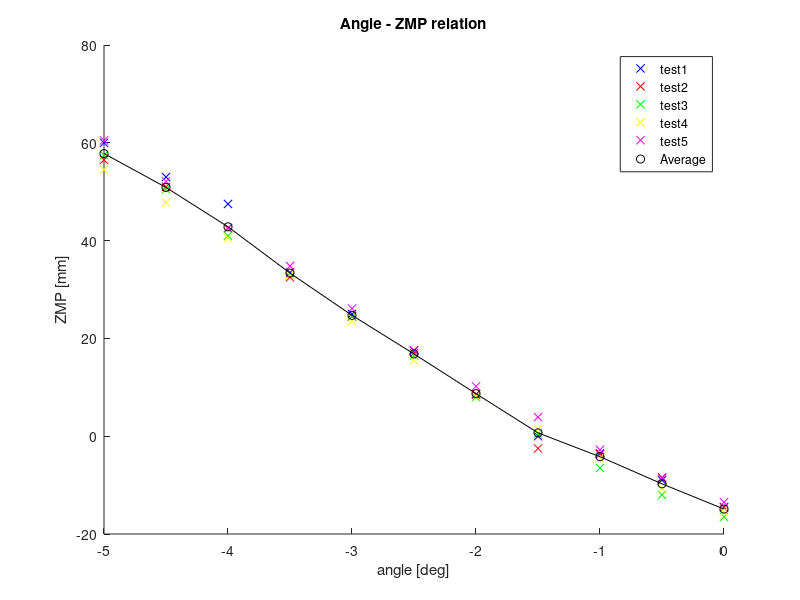

Write the MATLAB code that produced this figure.
% Data (measures in mm)
angle = [0 -0.5 -1 -1.5 -2 -2.5 -3 -3.5 -4 -4.5 -5];
test1 = [-14.5; -9; -3.5; 0; 8.5; 17.5; 25; 33.5; 47.5; 53; 60];
test2 = [-14.5; -8.6; -3.7; -2.5; 8.6; 17; 24.5; 32.5; 42.5; 51; 56.5];
test3 = [-16.5; -12; -6.5; 0.5; 8; 16.5; 24.5; 33; 41; 50.5; 57.5];
test4 = [-15.5; -10.7; -4.5; 1.5; 8.2; 15.5; 23.5; 33; 40.5; 47.8; 54.5];
test5 = [-13.5; -8.4; -2.8; 3.9; 10.2; 17.6; 26.1; 34.8; 42.6; 52.1; 60.5];
test = [test1 test2 test3 test4 test5];

%Valor medio para cada angulo
Vm = mean (test,2);

hold on;
plot(angle, test1, 'bx');
plot(angle, test2, 'rx');
plot(angle, test3, 'gx');
plot(angle, test4, 'yx');
plot(angle, test5, 'mx');
plot(angle, Vm, 'ko')
plot(angle, Vm, 'k-')

title ('Angle - ZMP relation');
xlabel('angle [deg]');
ylabel('ZMP [mm]');
legend('test1','test2','test3','test4','test5', 'Average');
